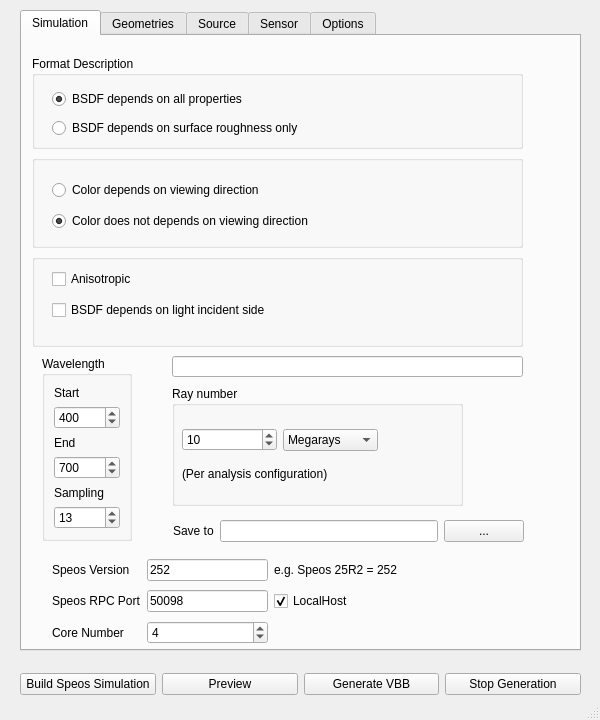
<?xml version="1.0" encoding="UTF-8"?>
<ui version="4.0">
 <class>MainWindow</class>
 <widget class="QMainWindow" name="MainWindow">
  <property name="geometry">
   <rect>
    <x>0</x>
    <y>0</y>
    <width>600</width>
    <height>720</height>
   </rect>
  </property>
  <property name="minimumSize">
   <size>
    <width>600</width>
    <height>720</height>
   </size>
  </property>
  <property name="maximumSize">
   <size>
    <width>600</width>
    <height>720</height>
   </size>
  </property>
  <property name="windowTitle">
   <string>MainWindow</string>
  </property>
  <widget class="QWidget" name="centralwidget">
   <widget class="QTabWidget" name="stackedSensorWidget">
    <property name="geometry">
     <rect>
      <x>20</x>
      <y>10</y>
      <width>561</width>
      <height>641</height>
     </rect>
    </property>
    <property name="currentIndex">
     <number>0</number>
    </property>
    <widget class="QWidget" name="Simulation">
     <attribute name="title">
      <string>Simulation</string>
     </attribute>
     <widget class="QGroupBox" name="wavelengthGb">
      <property name="geometry">
       <rect>
        <x>20</x>
        <y>320</y>
        <width>90</width>
        <height>185</height>
       </rect>
      </property>
      <property name="title">
       <string>Wavelength</string>
      </property>
      <layout class="QVBoxLayout" name="verticalLayout_3">
       <item>
        <widget class="QLabel" name="label">
         <property name="text">
          <string>Start</string>
         </property>
        </widget>
       </item>
       <item>
        <widget class="QSpinBox" name="wavelengthStart">
         <property name="minimum">
          <number>350</number>
         </property>
         <property name="maximum">
          <number>800</number>
         </property>
         <property name="singleStep">
          <number>10</number>
         </property>
         <property name="value">
          <number>400</number>
         </property>
        </widget>
       </item>
       <item>
        <widget class="QLabel" name="label_2">
         <property name="text">
          <string>End</string>
         </property>
        </widget>
       </item>
       <item>
        <widget class="QSpinBox" name="wavelengthEnd">
         <property name="minimum">
          <number>350</number>
         </property>
         <property name="maximum">
          <number>800</number>
         </property>
         <property name="singleStep">
          <number>10</number>
         </property>
         <property name="value">
          <number>700</number>
         </property>
        </widget>
       </item>
       <item>
        <widget class="QLabel" name="label_3">
         <property name="text">
          <string>Sampling</string>
         </property>
        </widget>
       </item>
       <item>
        <widget class="QSpinBox" name="wavelengthSampling">
         <property name="minimum">
          <number>5</number>
         </property>
         <property name="maximum">
          <number>1000</number>
         </property>
         <property name="value">
          <number>13</number>
         </property>
        </widget>
       </item>
      </layout>
     </widget>
     <widget class="QGroupBox" name="rayNumberGb">
      <property name="geometry">
       <rect>
        <x>150</x>
        <y>350</y>
        <width>291</width>
        <height>120</height>
       </rect>
      </property>
      <property name="title">
       <string>Ray number</string>
      </property>
      <property name="checkable">
       <bool>false</bool>
      </property>
      <widget class="QLabel" name="label_4">
       <property name="geometry">
        <rect>
         <x>10</x>
         <y>80</y>
         <width>231</width>
         <height>16</height>
        </rect>
       </property>
       <property name="text">
        <string>(Per analysis configuration)</string>
       </property>
      </widget>
      <widget class="QWidget" name="layoutWidget">
       <property name="geometry">
        <rect>
         <x>10</x>
         <y>40</y>
         <width>196</width>
         <height>28</height>
        </rect>
       </property>
       <layout class="QHBoxLayout" name="horizontalLayout">
        <item>
         <widget class="QSpinBox" name="rayNumSb">
          <property name="minimum">
           <number>1</number>
          </property>
          <property name="maximum">
           <number>1000</number>
          </property>
          <property name="singleStep">
           <number>10</number>
          </property>
          <property name="value">
           <number>10</number>
          </property>
         </widget>
        </item>
        <item>
         <widget class="QComboBox" name="rayUnitCb">
          <property name="currentIndex">
           <number>0</number>
          </property>
          <property name="placeholderText">
           <string>Rays</string>
          </property>
          <item>
           <property name="text">
            <string>Megarays</string>
           </property>
          </item>
          <item>
           <property name="text">
            <string>Gigarays</string>
           </property>
          </item>
         </widget>
        </item>
       </layout>
      </widget>
     </widget>
     <widget class="QLineEdit" name="resultTypeLe">
      <property name="geometry">
       <rect>
        <x>150</x>
        <y>320</y>
        <width>351</width>
        <height>21</height>
       </rect>
      </property>
      <property name="readOnly">
       <bool>true</bool>
      </property>
     </widget>
     <widget class="QWidget" name="layoutWidget">
      <property name="geometry">
       <rect>
        <x>10</x>
        <y>20</y>
        <width>491</width>
        <height>291</height>
       </rect>
      </property>
      <layout class="QVBoxLayout" name="verticalLayout_6">
       <item>
        <widget class="QGroupBox" name="formatDesc">
         <property name="title">
          <string>Format Description</string>
         </property>
         <widget class="QWidget" name="layoutWidget">
          <property name="geometry">
           <rect>
            <x>20</x>
            <y>30</y>
            <width>253</width>
            <height>56</height>
           </rect>
          </property>
          <layout class="QVBoxLayout" name="verticalLayout">
           <item>
            <widget class="QRadioButton" name="allProperty">
             <property name="text">
              <string>BSDF depends on all properties</string>
             </property>
             <property name="checked">
              <bool>true</bool>
             </property>
            </widget>
           </item>
           <item>
            <widget class="QRadioButton" name="roughnessOnly">
             <property name="text">
              <string>BSDF depends on surface roughness only</string>
             </property>
             <property name="checked">
              <bool>false</bool>
             </property>
            </widget>
           </item>
          </layout>
         </widget>
        </widget>
       </item>
       <item>
        <widget class="QGroupBox" name="colorDefi">
         <property name="title">
          <string/>
         </property>
         <widget class="QWidget" name="layoutWidget">
          <property name="geometry">
           <rect>
            <x>20</x>
            <y>20</y>
            <width>281</width>
            <height>61</height>
           </rect>
          </property>
          <layout class="QVBoxLayout" name="verticalLayout_2">
           <item>
            <widget class="QRadioButton" name="colorViewDirectionRb">
             <property name="text">
              <string>Color depends on viewing direction</string>
             </property>
            </widget>
           </item>
           <item>
            <widget class="QRadioButton" name="colorNoViewDirectionRb">
             <property name="text">
              <string>Color does not depends on viewing direction</string>
             </property>
             <property name="checked">
              <bool>true</bool>
             </property>
            </widget>
           </item>
          </layout>
         </widget>
        </widget>
       </item>
       <item>
        <widget class="QGroupBox" name="sourceSetGb">
         <property name="title">
          <string/>
         </property>
         <widget class="QWidget" name="layoutWidget">
          <property name="geometry">
           <rect>
            <x>20</x>
            <y>10</y>
            <width>231</width>
            <height>61</height>
           </rect>
          </property>
          <layout class="QVBoxLayout" name="verticalLayout_5">
           <property name="sizeConstraint">
            <enum>QLayout::SizeConstraint::SetDefaultConstraint</enum>
           </property>
           <item>
            <widget class="QCheckBox" name="anisotropicCheck">
             <property name="text">
              <string>Anisotropic</string>
             </property>
            </widget>
           </item>
           <item>
            <widget class="QCheckBox" name="bsdfBothSideCheck">
             <property name="text">
              <string>BSDF depends on light incident side</string>
             </property>
            </widget>
           </item>
          </layout>
         </widget>
        </widget>
       </item>
      </layout>
     </widget>
     <widget class="QWidget" name="layoutWidget">
      <property name="geometry">
       <rect>
        <x>30</x>
        <y>520</y>
        <width>346</width>
        <height>92</height>
       </rect>
      </property>
      <layout class="QGridLayout" name="gridLayout_2">
       <item row="0" column="0">
        <widget class="QLabel" name="label_16">
         <property name="text">
          <string>Speos Version</string>
         </property>
        </widget>
       </item>
       <item row="0" column="1">
        <widget class="QLineEdit" name="speosVersionLe">
         <property name="sizePolicy">
          <sizepolicy hsizetype="Expanding" vsizetype="Fixed">
           <horstretch>0</horstretch>
           <verstretch>0</verstretch>
          </sizepolicy>
         </property>
         <property name="text">
          <string>252</string>
         </property>
        </widget>
       </item>
       <item row="0" column="2">
        <widget class="QLabel" name="label_18">
         <property name="text">
          <string>e.g. Speos 25R2 = 252</string>
         </property>
        </widget>
       </item>
       <item row="1" column="0">
        <widget class="QLabel" name="label_17">
         <property name="text">
          <string>Speos RPC Port</string>
         </property>
        </widget>
       </item>
       <item row="1" column="1">
        <widget class="QLineEdit" name="RPCPortLe">
         <property name="text">
          <string>50098</string>
         </property>
        </widget>
       </item>
       <item row="1" column="2">
        <widget class="QCheckBox" name="ifLocalhostLe">
         <property name="text">
          <string>LocalHost</string>
         </property>
         <property name="checked">
          <bool>true</bool>
         </property>
        </widget>
       </item>
       <item row="2" column="0">
        <widget class="QLabel" name="label_19">
         <property name="text">
          <string>Core Number</string>
         </property>
        </widget>
       </item>
       <item row="2" column="1">
        <widget class="QSpinBox" name="coreNumSb">
         <property name="minimum">
          <number>1</number>
         </property>
         <property name="maximum">
          <number>1000</number>
         </property>
         <property name="singleStep">
          <number>1</number>
         </property>
         <property name="value">
          <number>4</number>
         </property>
        </widget>
       </item>
      </layout>
     </widget>
     <widget class="QWidget" name="layoutWidget">
      <property name="geometry">
       <rect>
        <x>151</x>
        <y>481</y>
        <width>351</width>
        <height>28</height>
       </rect>
      </property>
      <layout class="QHBoxLayout" name="horizontalLayout_2" stretch="1,20,1">
       <property name="sizeConstraint">
        <enum>QLayout::SizeConstraint::SetNoConstraint</enum>
       </property>
       <item>
        <widget class="QLabel" name="label00">
         <property name="text">
          <string>Save to</string>
         </property>
        </widget>
       </item>
       <item>
        <widget class="QLineEdit" name="resultFolderLe"/>
       </item>
       <item>
        <widget class="QPushButton" name="resultFolderPb">
         <property name="text">
          <string>...</string>
         </property>
         <property name="iconSize">
          <size>
           <width>16</width>
           <height>16</height>
          </size>
         </property>
        </widget>
       </item>
      </layout>
     </widget>
    </widget>
    <widget class="QWidget" name="Geometries">
     <attribute name="title">
      <string>Geometries</string>
     </attribute>
     <widget class="QGroupBox" name="groupBox_5">
      <property name="geometry">
       <rect>
        <x>20</x>
        <y>220</y>
        <width>231</width>
        <height>141</height>
       </rect>
      </property>
      <property name="title">
       <string>Analysis area</string>
      </property>
      <widget class="QWidget" name="layoutWidget">
       <property name="geometry">
        <rect>
         <x>20</x>
         <y>20</y>
         <width>199</width>
         <height>124</height>
        </rect>
       </property>
       <layout class="QFormLayout" name="formLayout">
        <item row="0" column="0">
         <widget class="QLabel" name="label_7">
          <property name="text">
           <string>X Ratio                </string>
          </property>
         </widget>
        </item>
        <item row="0" column="1">
         <widget class="QDoubleSpinBox" name="xRatioSb">
          <property name="minimum">
           <double>10.000000000000000</double>
          </property>
          <property name="maximum">
           <double>100.000000000000000</double>
          </property>
          <property name="singleStep">
           <double>10.000000000000000</double>
          </property>
          <property name="value">
           <double>80.000000000000000</double>
          </property>
         </widget>
        </item>
        <item row="1" column="0">
         <widget class="QLabel" name="label_9">
          <property name="text">
           <string>X Size</string>
          </property>
         </widget>
        </item>
        <item row="1" column="1">
         <widget class="QLineEdit" name="lineEdit_3">
          <property name="enabled">
           <bool>false</bool>
          </property>
          <property name="readOnly">
           <bool>true</bool>
          </property>
         </widget>
        </item>
        <item row="2" column="0">
         <widget class="QLabel" name="label_8">
          <property name="text">
           <string>Y Ratio</string>
          </property>
         </widget>
        </item>
        <item row="2" column="1">
         <widget class="QDoubleSpinBox" name="yRatioSb">
          <property name="minimum">
           <double>10.000000000000000</double>
          </property>
          <property name="maximum">
           <double>100.000000000000000</double>
          </property>
          <property name="singleStep">
           <double>10.000000000000000</double>
          </property>
          <property name="value">
           <double>80.000000000000000</double>
          </property>
         </widget>
        </item>
        <item row="3" column="0">
         <widget class="QLabel" name="label_10">
          <property name="text">
           <string>Y Size</string>
          </property>
         </widget>
        </item>
        <item row="3" column="1">
         <widget class="QLineEdit" name="lineEdit_4">
          <property name="enabled">
           <bool>false</bool>
          </property>
          <property name="readOnly">
           <bool>true</bool>
          </property>
         </widget>
        </item>
       </layout>
      </widget>
     </widget>
     <widget class="QWidget" name="layoutWidget">
      <property name="geometry">
       <rect>
        <x>22</x>
        <y>52</y>
        <width>511</width>
        <height>92</height>
       </rect>
      </property>
      <layout class="QGridLayout" name="gridLayout">
       <item row="0" column="0">
        <widget class="QLabel" name="label_5">
         <property name="text">
          <string>Geometry</string>
         </property>
        </widget>
       </item>
       <item row="0" column="1">
        <widget class="QLineEdit" name="geoAddrLe"/>
       </item>
       <item row="0" column="2">
        <widget class="QPushButton" name="geoPb">
         <property name="text">
          <string>...</string>
         </property>
         <property name="iconSize">
          <size>
           <width>16</width>
           <height>16</height>
          </size>
         </property>
        </widget>
       </item>
       <item row="1" column="0">
        <widget class="QLabel" name="label_6">
         <property name="text">
          <string>VOP         </string>
         </property>
        </widget>
       </item>
       <item row="1" column="1">
        <widget class="QLineEdit" name="vopAddrLe">
         <property name="maxLength">
          <number>399998</number>
         </property>
        </widget>
       </item>
       <item row="1" column="2">
        <widget class="QPushButton" name="vopPb">
         <property name="text">
          <string>...</string>
         </property>
        </widget>
       </item>
       <item row="2" column="0">
        <widget class="QLabel" name="label_14">
         <property name="text">
          <string>SOP</string>
         </property>
        </widget>
       </item>
       <item row="2" column="1">
        <widget class="QLineEdit" name="sopAddrLe">
         <property name="text">
          <string/>
         </property>
         <property name="maxLength">
          <number>399998</number>
         </property>
        </widget>
       </item>
       <item row="2" column="2">
        <widget class="QPushButton" name="sopPb">
         <property name="text">
          <string>...</string>
         </property>
        </widget>
       </item>
      </layout>
     </widget>
     <widget class="QWidget" name="layoutWidget">
      <property name="geometry">
       <rect>
        <x>20</x>
        <y>150</y>
        <width>123</width>
        <height>56</height>
       </rect>
      </property>
      <layout class="QVBoxLayout" name="verticalLayout_4">
       <item>
        <widget class="QCheckBox" name="opaqueCb">
         <property name="text">
          <string>Opaque material</string>
         </property>
         <property name="autoExclusive">
          <bool>false</bool>
         </property>
        </widget>
       </item>
       <item>
        <widget class="QCheckBox" name="polishedCb">
         <property name="text">
          <string>Optical Polished</string>
         </property>
         <property name="autoExclusive">
          <bool>false</bool>
         </property>
        </widget>
       </item>
      </layout>
     </widget>
    </widget>
    <widget class="QWidget" name="Source">
     <attribute name="title">
      <string>Source</string>
     </attribute>
     <widget class="QLabel" name="label_11">
      <property name="geometry">
       <rect>
        <x>30</x>
        <y>20</y>
        <width>84</width>
        <height>26</height>
       </rect>
      </property>
      <property name="text">
       <string>Sampling Mode</string>
      </property>
     </widget>
     <widget class="QComboBox" name="samplingModeCombo">
      <property name="geometry">
       <rect>
        <x>260</x>
        <y>20</y>
        <width>148</width>
        <height>26</height>
       </rect>
      </property>
      <property name="currentText">
       <string>Uniform</string>
      </property>
      <item>
       <property name="text">
        <string>Uniform</string>
       </property>
      </item>
      <item>
       <property name="text">
        <string>Adaptive sampling</string>
       </property>
      </item>
     </widget>
     <widget class="QStackedWidget" name="stackedSourceWidget">
      <property name="enabled">
       <bool>true</bool>
      </property>
      <property name="geometry">
       <rect>
        <x>10</x>
        <y>80</y>
        <width>491</width>
        <height>441</height>
       </rect>
      </property>
      <property name="frameShape">
       <enum>QFrame::Shape::Box</enum>
      </property>
      <property name="currentIndex">
       <number>1</number>
      </property>
      <widget class="QWidget" name="page_3">
       <widget class="QGroupBox" name="sourceThetaBox">
        <property name="geometry">
         <rect>
          <x>50</x>
          <y>10</y>
          <width>400</width>
          <height>161</height>
         </rect>
        </property>
        <property name="title">
         <string>Theta</string>
        </property>
        <widget class="QWidget" name="layoutWidget_2">
         <property name="geometry">
          <rect>
           <x>10</x>
           <y>30</y>
           <width>199</width>
           <height>124</height>
          </rect>
         </property>
         <layout class="QFormLayout" name="formLayout_3">
          <item row="0" column="0">
           <widget class="QLabel" name="label_20">
            <property name="text">
             <string>start                           </string>
            </property>
           </widget>
          </item>
          <item row="0" column="1">
           <widget class="QLineEdit" name="thetaStartLe">
            <property name="enabled">
             <bool>true</bool>
            </property>
            <property name="text">
             <string>0</string>
            </property>
            <property name="readOnly">
             <bool>true</bool>
            </property>
            <property name="placeholderText">
             <string>0</string>
            </property>
           </widget>
          </item>
          <item row="1" column="0">
           <widget class="QLabel" name="label_21">
            <property name="text">
             <string>End</string>
            </property>
           </widget>
          </item>
          <item row="1" column="1">
           <widget class="QLineEdit" name="thetaEndLe">
            <property name="enabled">
             <bool>true</bool>
            </property>
            <property name="text">
             <string>90</string>
            </property>
            <property name="readOnly">
             <bool>true</bool>
            </property>
            <property name="placeholderText">
             <string>90</string>
            </property>
           </widget>
          </item>
          <item row="2" column="0">
           <widget class="QLabel" name="label_22">
            <property name="text">
             <string>Sampling</string>
            </property>
           </widget>
          </item>
          <item row="2" column="1">
           <widget class="QSpinBox" name="thetaSampleSb">
            <property name="minimum">
             <number>2</number>
            </property>
            <property name="singleStep">
             <number>1</number>
            </property>
            <property name="value">
             <number>9</number>
            </property>
           </widget>
          </item>
          <item row="3" column="0">
           <widget class="QLabel" name="label_23">
            <property name="text">
             <string>step</string>
            </property>
           </widget>
          </item>
          <item row="3" column="1">
           <widget class="QLineEdit" name="thetaStepLe">
            <property name="enabled">
             <bool>true</bool>
            </property>
            <property name="readOnly">
             <bool>true</bool>
            </property>
            <property name="placeholderText">
             <string/>
            </property>
           </widget>
          </item>
         </layout>
        </widget>
       </widget>
       <widget class="QGroupBox" name="sourcePhiBox">
        <property name="geometry">
         <rect>
          <x>50</x>
          <y>170</y>
          <width>400</width>
          <height>251</height>
         </rect>
        </property>
        <property name="title">
         <string>phi</string>
        </property>
        <widget class="QWidget" name="layoutWidget_3">
         <property name="geometry">
          <rect>
           <x>10</x>
           <y>30</y>
           <width>199</width>
           <height>124</height>
          </rect>
         </property>
         <layout class="QFormLayout" name="formLayout_4">
          <item row="0" column="0">
           <widget class="QLabel" name="label_24">
            <property name="text">
             <string>start                           </string>
            </property>
           </widget>
          </item>
          <item row="0" column="1">
           <widget class="QLineEdit" name="phiStartLe">
            <property name="enabled">
             <bool>true</bool>
            </property>
            <property name="text">
             <string>0</string>
            </property>
            <property name="readOnly">
             <bool>true</bool>
            </property>
            <property name="placeholderText">
             <string>0</string>
            </property>
           </widget>
          </item>
          <item row="1" column="0">
           <widget class="QLabel" name="label_25">
            <property name="text">
             <string>End</string>
            </property>
           </widget>
          </item>
          <item row="1" column="1">
           <widget class="QLineEdit" name="phiEndLe">
            <property name="enabled">
             <bool>true</bool>
            </property>
            <property name="text">
             <string>360</string>
            </property>
            <property name="readOnly">
             <bool>true</bool>
            </property>
            <property name="placeholderText">
             <string>360</string>
            </property>
           </widget>
          </item>
          <item row="2" column="0">
           <widget class="QLabel" name="label_26">
            <property name="text">
             <string>Sampling</string>
            </property>
           </widget>
          </item>
          <item row="2" column="1">
           <widget class="QSpinBox" name="phiSampleSb">
            <property name="minimum">
             <number>2</number>
            </property>
            <property name="singleStep">
             <number>1</number>
            </property>
            <property name="value">
             <number>36</number>
            </property>
           </widget>
          </item>
          <item row="3" column="0">
           <widget class="QLabel" name="label_27">
            <property name="text">
             <string>step</string>
            </property>
           </widget>
          </item>
          <item row="3" column="1">
           <widget class="QLineEdit" name="phiStepLe">
            <property name="enabled">
             <bool>true</bool>
            </property>
            <property name="readOnly">
             <bool>true</bool>
            </property>
           </widget>
          </item>
         </layout>
        </widget>
        <widget class="QRadioButton" name="noSymmetryRb">
         <property name="geometry">
          <rect>
           <x>10</x>
           <y>150</y>
           <width>98</width>
           <height>24</height>
          </rect>
         </property>
         <property name="text">
          <string>No symmetry</string>
         </property>
         <property name="checked">
          <bool>true</bool>
         </property>
        </widget>
        <widget class="QRadioButton" name="symmetryXYRb">
         <property name="geometry">
          <rect>
           <x>10</x>
           <y>210</y>
           <width>311</width>
           <height>24</height>
          </rect>
         </property>
         <property name="text">
          <string>Symmetry to planes 0-180 90-270</string>
         </property>
        </widget>
        <widget class="QRadioButton" name="symmetryXRb">
         <property name="geometry">
          <rect>
           <x>10</x>
           <y>180</y>
           <width>261</width>
           <height>24</height>
          </rect>
         </property>
         <property name="text">
          <string>Symmetry to plane 0-180</string>
         </property>
        </widget>
       </widget>
      </widget>
      <widget class="QWidget" name="Adaptive_sampling">
       <widget class="QGroupBox" name="groupBox_6">
        <property name="geometry">
         <rect>
          <x>50</x>
          <y>20</y>
          <width>400</width>
          <height>261</height>
         </rect>
        </property>
        <property name="title">
         <string>Adaptive Sampling</string>
        </property>
        <property name="flat">
         <bool>false</bool>
        </property>
        <property name="checkable">
         <bool>false</bool>
        </property>
        <widget class="QWidget" name="layoutWidget">
         <property name="geometry">
          <rect>
           <x>11</x>
           <y>41</y>
           <width>381</width>
           <height>28</height>
          </rect>
         </property>
         <layout class="QHBoxLayout" name="horizontalLayout_4">
          <item>
           <widget class="QLabel" name="label_15">
            <property name="text">
             <string>File</string>
            </property>
           </widget>
          </item>
          <item>
           <widget class="QLineEdit" name="sourceSampleAddrLe"/>
          </item>
          <item>
           <widget class="QPushButton" name="sourceSamplePb">
            <property name="text">
             <string>...</string>
            </property>
            <property name="iconSize">
             <size>
              <width>16</width>
              <height>16</height>
             </size>
            </property>
           </widget>
          </item>
         </layout>
        </widget>
       </widget>
      </widget>
     </widget>
    </widget>
    <widget class="QWidget" name="Sensor">
     <attribute name="title">
      <string>Sensor</string>
     </attribute>
     <widget class="QLabel" name="label_12">
      <property name="geometry">
       <rect>
        <x>40</x>
        <y>20</y>
        <width>101</width>
        <height>26</height>
       </rect>
      </property>
      <property name="text">
       <string>Sensor Type</string>
      </property>
     </widget>
     <widget class="QLabel" name="integration_angleLb">
      <property name="geometry">
       <rect>
        <x>40</x>
        <y>50</y>
        <width>111</width>
        <height>26</height>
       </rect>
      </property>
      <property name="text">
       <string>Integration angle</string>
      </property>
     </widget>
     <widget class="QComboBox" name="sensorTypeCombo">
      <property name="geometry">
       <rect>
        <x>260</x>
        <y>20</y>
        <width>191</width>
        <height>26</height>
       </rect>
      </property>
      <property name="currentIndex">
       <number>0</number>
      </property>
      <item>
       <property name="text">
        <string>Reflection and Transmission</string>
       </property>
      </item>
      <item>
       <property name="text">
        <string>Reflection only</string>
       </property>
      </item>
     </widget>
     <widget class="QDoubleSpinBox" name="integratioAngleSb">
      <property name="geometry">
       <rect>
        <x>260</x>
        <y>50</y>
        <width>84</width>
        <height>23</height>
       </rect>
      </property>
      <property name="minimum">
       <double>0.200000000000000</double>
      </property>
      <property name="maximum">
       <double>10.000000000000000</double>
      </property>
      <property name="singleStep">
       <double>0.200000000000000</double>
      </property>
      <property name="value">
       <double>2.000000000000000</double>
      </property>
     </widget>
     <widget class="QRadioButton" name="sensorAutoRb">
      <property name="geometry">
       <rect>
        <x>40</x>
        <y>80</y>
        <width>181</width>
        <height>24</height>
       </rect>
      </property>
      <property name="text">
       <string>Automated Sampling</string>
      </property>
      <property name="checked">
       <bool>true</bool>
      </property>
     </widget>
     <widget class="QGroupBox" name="sensorPhiGb">
      <property name="geometry">
       <rect>
        <x>40</x>
        <y>310</y>
        <width>400</width>
        <height>161</height>
       </rect>
      </property>
      <property name="title">
       <string>phi</string>
      </property>
      <widget class="QWidget" name="layoutWidget_7">
       <property name="geometry">
        <rect>
         <x>10</x>
         <y>30</y>
         <width>199</width>
         <height>124</height>
        </rect>
       </property>
       <layout class="QFormLayout" name="formLayout_7">
        <item row="0" column="0">
         <widget class="QLabel" name="label_37">
          <property name="text">
           <string>start                           </string>
          </property>
         </widget>
        </item>
        <item row="0" column="1">
         <widget class="QLineEdit" name="sensorPhiStartLe">
          <property name="enabled">
           <bool>true</bool>
          </property>
          <property name="text">
           <string>0</string>
          </property>
          <property name="readOnly">
           <bool>true</bool>
          </property>
          <property name="placeholderText">
           <string>0</string>
          </property>
         </widget>
        </item>
        <item row="1" column="0">
         <widget class="QLabel" name="label_38">
          <property name="text">
           <string>End</string>
          </property>
         </widget>
        </item>
        <item row="1" column="1">
         <widget class="QLineEdit" name="sensorPhiEndLe">
          <property name="enabled">
           <bool>true</bool>
          </property>
          <property name="text">
           <string>360</string>
          </property>
          <property name="readOnly">
           <bool>true</bool>
          </property>
          <property name="placeholderText">
           <string>360</string>
          </property>
         </widget>
        </item>
        <item row="2" column="0">
         <widget class="QLabel" name="label_39">
          <property name="text">
           <string>Sampling</string>
          </property>
         </widget>
        </item>
        <item row="2" column="1">
         <widget class="QSpinBox" name="sensorPhiSampleSb">
          <property name="minimum">
           <number>2</number>
          </property>
          <property name="singleStep">
           <number>5</number>
          </property>
          <property name="value">
           <number>36</number>
          </property>
         </widget>
        </item>
        <item row="3" column="0">
         <widget class="QLabel" name="label_40">
          <property name="text">
           <string>step</string>
          </property>
         </widget>
        </item>
        <item row="3" column="1">
         <widget class="QLineEdit" name="sensorPhiStepLe">
          <property name="enabled">
           <bool>true</bool>
          </property>
          <property name="readOnly">
           <bool>true</bool>
          </property>
         </widget>
        </item>
       </layout>
      </widget>
     </widget>
     <widget class="QGroupBox" name="sensorThetaGb">
      <property name="geometry">
       <rect>
        <x>40</x>
        <y>140</y>
        <width>400</width>
        <height>161</height>
       </rect>
      </property>
      <property name="title">
       <string>Theta</string>
      </property>
      <widget class="QWidget" name="layoutWidget_8">
       <property name="geometry">
        <rect>
         <x>10</x>
         <y>30</y>
         <width>199</width>
         <height>124</height>
        </rect>
       </property>
       <layout class="QFormLayout" name="formLayout_8">
        <item row="0" column="0">
         <widget class="QLabel" name="label_41">
          <property name="text">
           <string>start                           </string>
          </property>
         </widget>
        </item>
        <item row="0" column="1">
         <widget class="QLineEdit" name="sensorThetaStartLe">
          <property name="enabled">
           <bool>true</bool>
          </property>
          <property name="text">
           <string>0</string>
          </property>
          <property name="readOnly">
           <bool>true</bool>
          </property>
          <property name="placeholderText">
           <string>0</string>
          </property>
         </widget>
        </item>
        <item row="1" column="0">
         <widget class="QLabel" name="label_42">
          <property name="text">
           <string>End</string>
          </property>
         </widget>
        </item>
        <item row="1" column="1">
         <widget class="QLineEdit" name="sensorThetaEndLe">
          <property name="enabled">
           <bool>true</bool>
          </property>
          <property name="autoFillBackground">
           <bool>false</bool>
          </property>
          <property name="text">
           <string>180</string>
          </property>
          <property name="readOnly">
           <bool>true</bool>
          </property>
          <property name="placeholderText">
           <string/>
          </property>
         </widget>
        </item>
        <item row="2" column="0">
         <widget class="QLabel" name="label_43">
          <property name="text">
           <string>Sampling</string>
          </property>
         </widget>
        </item>
        <item row="2" column="1">
         <widget class="QSpinBox" name="sensorThetaSampleSb">
          <property name="minimum">
           <number>2</number>
          </property>
          <property name="singleStep">
           <number>1</number>
          </property>
          <property name="value">
           <number>11</number>
          </property>
         </widget>
        </item>
        <item row="3" column="0">
         <widget class="QLabel" name="label_44">
          <property name="text">
           <string>step</string>
          </property>
         </widget>
        </item>
        <item row="3" column="1">
         <widget class="QLineEdit" name="sensorThetaStepLe">
          <property name="enabled">
           <bool>true</bool>
          </property>
          <property name="readOnly">
           <bool>true</bool>
          </property>
         </widget>
        </item>
       </layout>
      </widget>
     </widget>
    </widget>
    <widget class="QWidget" name="Options">
     <attribute name="title">
      <string>Options</string>
     </attribute>
     <widget class="QGroupBox" name="Propagation">
      <property name="geometry">
       <rect>
        <x>30</x>
        <y>40</y>
        <width>481</width>
        <height>191</height>
       </rect>
      </property>
      <property name="title">
       <string>Propagation</string>
      </property>
      <widget class="QWidget" name="layoutWidget">
       <property name="geometry">
        <rect>
         <x>40</x>
         <y>40</y>
         <width>353</width>
         <height>122</height>
        </rect>
       </property>
       <layout class="QFormLayout" name="formLayout_2">
        <item row="0" column="0">
         <widget class="QLabel" name="label_13">
          <property name="text">
           <string>Geometrical distance tolerance</string>
          </property>
         </widget>
        </item>
        <item row="0" column="1">
         <widget class="QDoubleSpinBox" name="GDTSb">
          <property name="suffix">
           <string>mm</string>
          </property>
          <property name="decimals">
           <number>4</number>
          </property>
          <property name="singleStep">
           <double>0.010000000000000</double>
          </property>
          <property name="value">
           <double>0.010000000000000</double>
          </property>
         </widget>
        </item>
        <item row="1" column="0">
         <widget class="QLabel" name="label_28">
          <property name="text">
           <string>Maximum number of surface interactions</string>
          </property>
         </widget>
        </item>
        <item row="1" column="1">
         <widget class="QSpinBox" name="MSISb">
          <property name="maximum">
           <number>100000</number>
          </property>
          <property name="singleStep">
           <number>10</number>
          </property>
          <property name="value">
           <number>100</number>
          </property>
          <property name="displayIntegerBase">
           <number>10</number>
          </property>
         </widget>
        </item>
        <item row="2" column="0">
         <widget class="QCheckBox" name="WeightCb">
          <property name="text">
           <string>Weight</string>
          </property>
          <property name="checked">
           <bool>true</bool>
          </property>
         </widget>
        </item>
        <item row="3" column="0">
         <widget class="QLabel" name="label_29">
          <property name="text">
           <string>Maximum energy percentage</string>
          </property>
         </widget>
        </item>
        <item row="3" column="1">
         <widget class="QDoubleSpinBox" name="MEPSb">
          <property name="specialValueText">
           <string/>
          </property>
          <property name="suffix">
           <string>%</string>
          </property>
          <property name="decimals">
           <number>3</number>
          </property>
          <property name="singleStep">
           <double>0.500000000000000</double>
          </property>
          <property name="value">
           <double>0.500000000000000</double>
          </property>
         </widget>
        </item>
       </layout>
      </widget>
     </widget>
    </widget>
   </widget>
   <widget class="QWidget" name="">
    <property name="geometry">
     <rect>
      <x>20</x>
      <y>670</y>
      <width>561</width>
      <height>28</height>
     </rect>
    </property>
    <layout class="QHBoxLayout" name="horizontalLayout_3">
     <item>
      <widget class="QPushButton" name="BuildPb">
       <property name="text">
        <string>Build Speos Simulation</string>
       </property>
      </widget>
     </item>
     <item>
      <widget class="QPushButton" name="PreviewPb">
       <property name="text">
        <string>Preview</string>
       </property>
      </widget>
     </item>
     <item>
      <widget class="QPushButton" name="runVBB">
       <property name="text">
        <string>Generate VBB</string>
       </property>
      </widget>
     </item>
     <item>
      <widget class="QPushButton" name="stopSimu">
       <property name="sizePolicy">
        <sizepolicy hsizetype="Minimum" vsizetype="Maximum">
         <horstretch>0</horstretch>
         <verstretch>0</verstretch>
        </sizepolicy>
       </property>
       <property name="text">
        <string>Stop Generation</string>
       </property>
      </widget>
     </item>
    </layout>
   </widget>
  </widget>
  <widget class="QMenuBar" name="menubar">
   <property name="geometry">
    <rect>
     <x>0</x>
     <y>0</y>
     <width>600</width>
     <height>33</height>
    </rect>
   </property>
  </widget>
  <widget class="QStatusBar" name="statusbar"/>
 </widget>
 <resources/>
 <connections/>
</ui>
